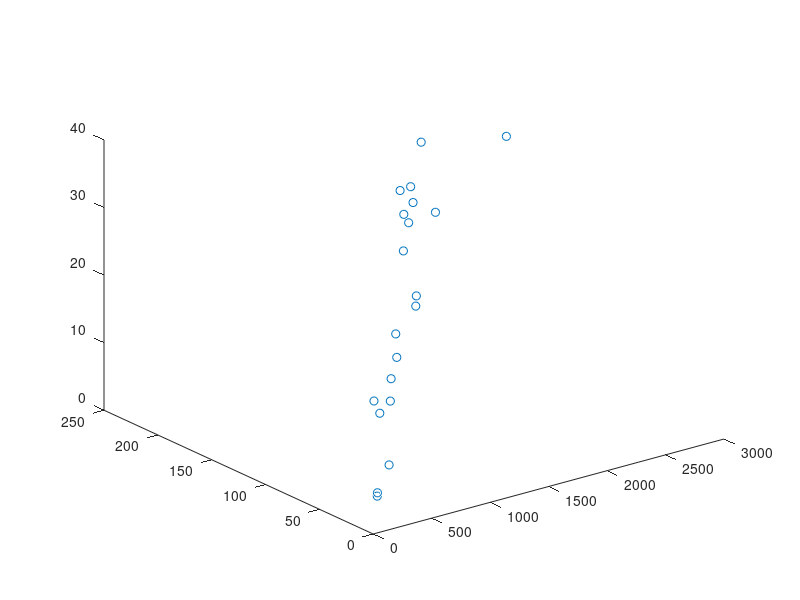

This chart was generated by the following MATLAB code: (Note: this script raises an error after producing the figure.)
Data =[110 8 5; 228 21 3; 342 31 14; 375 40 15; 578 48 4; 699 60 12; 807 71 14; 929 79 16; 1040 92 18; 1160 101 38; 1262 109 28; 1376 121 32; 1499 128 35; 1620 143 28; 1722 150 30; 1833 159 15; 1948 172 12; 2077 181 35; 2282 190 23; 2999 202 30];
plot3(Data(:,1),Data(:,2),Data(:,3),'o')
labels = 'abcdefghijklmnopqrst';
labels = 'labels';
text(Data(:,1), Data(:,2), Data(:,3), labels, 'horizontal','left', 'vertical','bottom');
xlabel('X');
ylabel('Y');
zlabel('Z');

%standarisasi data
DatStd=zscore(Data);
hold on;
figure('name','Standardized Data');
plot3(DatStd(:,1),DatStd(:,2),DatStd(:,3),'o')
text(DatStd(:,1), DatStd(:,2), DatStd(:,3), labels, 'horizontal','left', 'vertical','bottom');
xlabel('X');
ylabel('Y');
zlabel('Z');

%menghitung covarians dari data yang sudah distandarisasi
C=cov(DatStd);

hold on;
figure('name','Covariance between X and X');
plot(DatStd(:,1),DatStd(:,1),'o');
text(DatStd(:,1), DatStd(:,1), labels, 'horizontal','left', 'vertical','bottom');
xlabel('X');
ylabel('X');

hold on;
figure('name','Covariance between X and Y');
plot(DatStd(:,1),DatStd(:,2),'o');
text(DatStd(:,1), DatStd(:,2), labels, 'horizontal','left', 'vertical','bottom');
xlabel('X');
ylabel('Y');

hold on;
figure('name','Covariance between X and Z');
plot(DatStd(:,1),DatStd(:,3),'o');
text(DatStd(:,1), DatStd(:,3), labels, 'horizontal','left', 'vertical','bottom');
xlabel('X');
ylabel('Z');

hold on;
figure('name','Covariance between Y and Z');
plot(DatStd(:,2),DatStd(:,3),'o');
text(DatStd(:,2), DatStd(:,3), labels, 'horizontal','left', 'vertical','bottom');
xlabel('Y');
ylabel('Z');

%eigen value decomposition
[V,D] = eig(C);

%ubah letak eigenvektor berdasarkan eigenvalue (descending order)
D2=diag(sort(diag(D),'descend'));
[c, ind]=sort(diag(D),'descend');
V2=V(:,ind);
figure('name','principal component plot')
plot3(DatStd(:,1), DatStd(:,2),DatStd(:,3), 'o');
text(DatStd(:,1), DatStd(:,2),DatStd(:,3), labels, 'horizontal','left', 'vertical','bottom');
hold all
plot3(V2(1,1)*[-5 5], V2(2,1)*[-5 5], V2(3,1)*[-5 5], '-r')
hold all
plot3(V2(1,2)*[-2 2], V2(2,2)*[-2 2], V2(3,2)*[-2 2], '-r')
xlabel('X');
ylabel('Y');
zlabel('Z');

figure('name','axis changed based on principal components')
PcaPos = DatStd * V2(:, 1:2);
plot(PcaPos(:,1),PcaPos(:,2),'o');
text(PcaPos(:,1),PcaPos(:,2), labels, 'horizontal','left', 'vertical','bottom');
xlabel('PC1');
ylabel('PC2');

%source: https://tyangluhtu.wordpress.com/2013/04/19/langkah-umum-principal-component-analysis/amp/